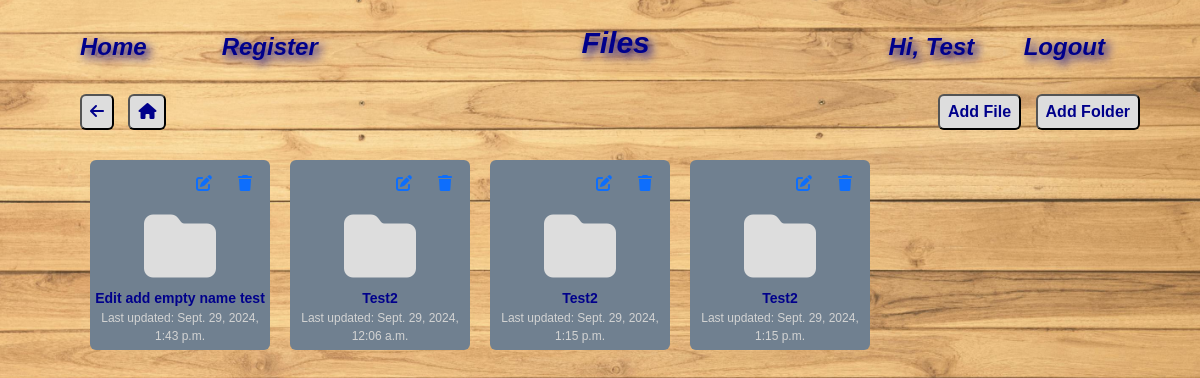
/apps/files (signed in), run on an earlier commit of the app's database.
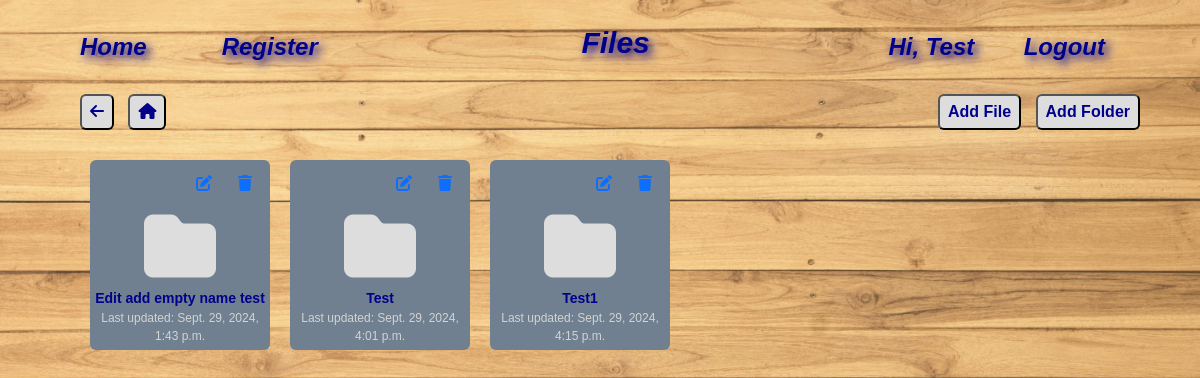
And on a later commit of the database.
### files/models.py (models this page shows, shortened)
class Folder(models.Model):
    user = models.ForeignKey(User, on_delete=models.CASCADE)
    name = models.CharField(max_length=100)
    parent_folder = models.ForeignKey('self', null=True, blank=True, on_delete=models.CASCADE, related_name='subfolders')
    updated_at = models.DateTimeField(auto_now_add=True)
    class Meta:
        constraints = [
            models.UniqueConstraint(fields=['name', 'parent_folder', 'user'], name='unique_folder_name')
        ]

### files/views.py (the view)
# urls.py: path('files', views.files, name= "files"),
def files(request):
    folders = Folder.objects.filter(user=request.user, parent_folder=None).order_by('name')
    files = File.objects.filter(user=request.user, parent_folder=None).order_by('name')
    return render(request, 'files.html', {'files': files, 'folders': folders})

### templates/files.html (shortened to what this page needs)
{% extends 'background.html' %}
{% load static %}
{% block page_title %}Files{% endblock %}
{% block content %}
<div style="display:flex; justify-content:space-between;">
    <div style="justify-content:left; text-align:left; margin-left:50px;">
        <button class="add-button" id="back">
            <i class="fas fa-arrow-left"></i>
        </button>
        <button class="add-button" id="home" style="margin-left: 10px;">
            <i class="fas fa-home"></i>
        </button>
    </div>
    <div style="justify-content:right; text-align:right; margin-right: 30px;">
        <button class="add-button" style="margin-right: 10px;" id="addFile" data-bs-toggle="modal" data-bs-target="#fileModal">Add File</button>
        <button class="add-button" id="addFolder" data-bs-toggle="modal" data-bs-target="#addFolderModal">Add Folder</button>
    </div>
</div>
<div class="grid-container">
    {% for folder in folders %}
    <div class="file-tile">
        <div class="tile-header">
            <a href="#" class="btn btn-link" data-id="{{ folder.id }}" id="editFolder">
                <i class="fas fa-edit" data-bs-toggle="modal" data-bs-target="#editFolderModal"></i>
            </a>
            <a href="#" class="btn btn-link ml-2" id="deleteFolder" data-id="{{ folder.id }}">
                <i class="fas fa-trash" data-bs-toggle="modal" data-bs-target="#deleteFolderModal"></i>
            </a>
        </div>
        <div class="tile-body" id="folder" data-id="{{ folder.id }}">
            <i class="fas fa-folder"></i>
        </div>
        <div class="tile-footer">
            <p class="file-name">{{ folder.name }}</p>
            <p class="file-date">Last updated: {{ folder.updated_at }}</p>
        </div>
    </div>
    {% endfor %}
</div>
{% endblock %}

### templates/background.html (shortened to what this page needs)
{% load static %}
<!DOCTYPE html>
<html lang="en">
<head>
    <link rel="stylesheet" href="{% static 'bootstrap.css' %}">
    <link rel="stylesheet" href="{% static 'css/all.min.css' %}">
    <link rel="stylesheet" href="{% static 'style.css' %}">
</head>
<body>
    <div class="layout">
        <div class="navbar-container">
            <nav>
                <ul class="navbar-left">
                    <li><a href="/">Home</a></li>
                    <li><a href="{% url 'register' %}">Register</a></li>
                </ul>
                <div class="nav-header">
                    <h1>{% block page_title %}{% endblock %}</h1>
                </div>
                <ul class="navbar-right">
                    <li>
                        <div>
                            {% if user.is_authenticated %}
                            <span class="user_greet" style="margin-right:15px;">Hi, {{ user.first_name }}</span>
                            <a href="{% url 'logout' %}">Logout</a>
                            {% else %}
                            <a href="{% url 'login' %}">Login</a>
                            {% endif %}
                        </div>
                    </li>
                </ul>
            </nav>
        </div>
        {% block content %}
        {% endblock %}
    </div>
</body>
</html>

### static/style.css (style rules this page uses)
* { margin: 0; padding: 0; box-sizing: border-box; }
body { justify-content: center; align-items: center; margin: 0; background-color: #f0f0f0; font-family: Arial, sans-serif; }
.layout { display: flex; flex-direction: column; padding: 30px; }
h1 { padding: 15px; text-align: center; font-size: 30px; font-family: Arial, Helvetica, sans-serif; font-weight: bolder; font-style: italic; color: darkblue; text-shadow: 4px 4px 10px darkblue; }
.navbar-container { background-color: rgba(0, 0, 0, 0); }
nav { display: flex; width: 100%; justify-content: space-between; align-items: center; padding: 10px 20px; position: sticky; top: 0; z-index: 1000; margin-top: -30px; }
.navbar-left, .navbar-right { display: flex; list-style-type: none; padding: 0; margin: 0; }
nav ul li { margin-right: 15px; }
nav ul li a { margin: 0 20px; text-decoration: none; font-size: 24px; font-family: Arial, Helvetica, sans-serif; font-weight: bolder; font-style: italic; color: darkblue; text-shadow: 4px 4px 10px darkblue; border-radius: 6px; box-sizing: border-box; text-align: center; transition: background-color 0.3s, border-color 0.3s; padding: 5px 10px; }
.nav-header { text-align: center; flex-grow: 1; }
.user_greet { margin: 0 20px; text-align: center; text-decoration: none; font-size: 24px; font-family: Arial, Helvetica, sans-serif; font-weight: bolder; font-style: italic; color: darkblue; text-shadow: 4px 4px 10px darkblue; }
.add-button { transition-duration: 0.4s; font-family: Arial, Helvetica, sans-serif; font-weight: bolder; font-size: 16px; color: darkblue; padding: 4px 8px; border-radius: 6px; background-color: #ddd; }
.grid-container { display: flex; flex-wrap: wrap; margin-top: 20px; margin-left: 50px; }
.file-tile { display: flex; flex-direction: column; width: 180px; height: 190px; margin: 10px; background-color: #708090; color: #ddd; border-radius: 6px; transition: transform 0.3s, background-color 0.3s; overflow: hidden; cursor: pointer; }
.tile-header { display: flex; justify-content: right; align-items: center; padding: 5px; }
.tile-body { display: flex; justify-content: center; align-items: center; flex-grow: 1; padding: 0px; font-size: 4.5em; }
.tile-footer { padding: 5px; text-align: center; }
.file-name { margin: 0; font-weight: bold; color: darkblue; font-size: 14px; }
.file-date { margin: 0; font-size: 12px; color: lightgray; }

What changed in the data, as far as the page shows it:
removed Folder: name "Test2", updated_at "Sept. 29, 2024, 12:06 a.m."
removed Folder: name "Test2", updated_at "Sept. 29, 2024, 1:15 p.m."
removed Folder: name "Test2", updated_at "Sept. 29, 2024, 1:15 p.m."
added Folder: name "Test", updated_at "Sept. 29, 2024, 4:01 p.m."
added Folder: name "Test1", updated_at "Sept. 29, 2024, 4:15 p.m."
